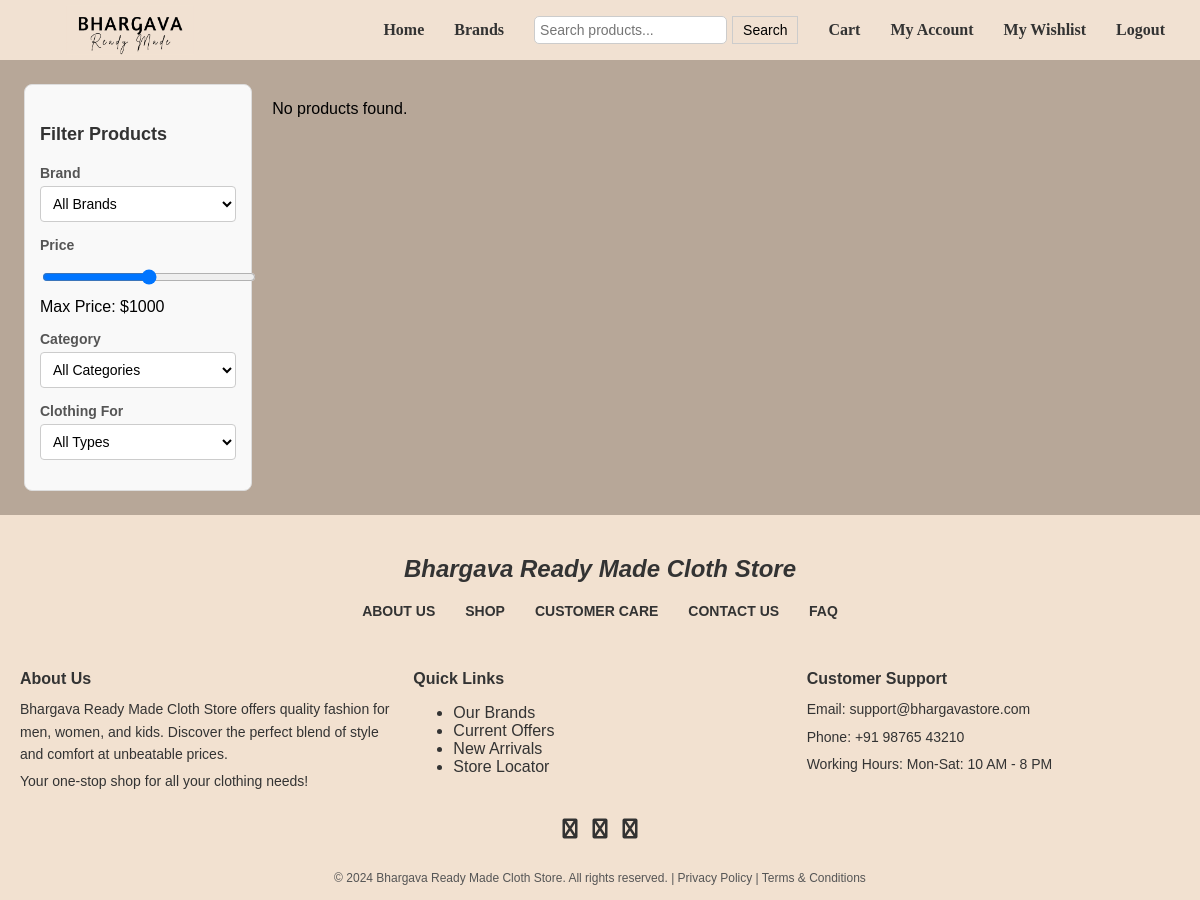
/search/ (upper part), run on an earlier commit of the app's database.
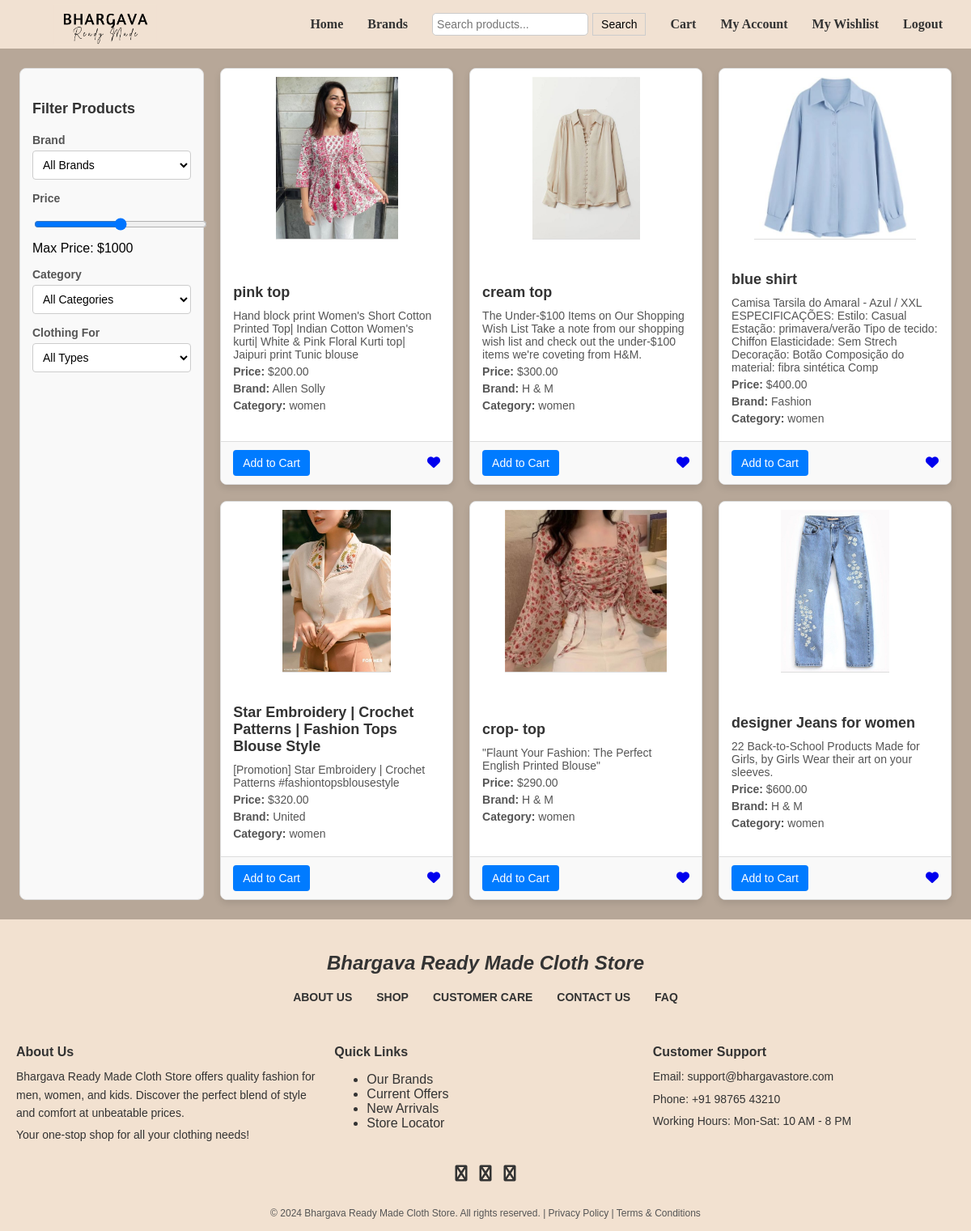
And on a later commit of the database.
### store/models.py (models this page shows, shortened)
class Product(models.Model):
    id = models.AutoField(primary_key=True)  # Auto incrementing id
    brand = models.CharField(max_length=255)
    cloth = models.CharField(choices=[('kids', 'Kids'), ('men', 'Men'), ('women', 'Women')], max_length=5)
    name = models.CharField(max_length=255)
    description = models.TextField()
    price = models.DecimalField(decimal_places=2, max_digits=10)
    image = models.ImageField(upload_to='products/')
    category = models.ForeignKey(Category, on_delete=models.CASCADE, related_name='products')

### store/views.py (the view)
# urls.py: path('search/', views.search_products, name='search_products'),
def search_products(request):
    search_query = request.GET.get('q', '')  # Get the search query from the URL
    products = Product.objects.filter(
        Q(name__icontains=search_query) | Q(description__icontains=search_query)
    )
    context = {
        'products': products,
        'search_query': search_query,
    }
    return render(request, 'store/display.html', context)

### store/templates/store/display.html (shortened to what this page needs)
{% load static %}
<!DOCTYPE html>
<html lang="en">
<head>
    <link href="https://cdnjs.cloudflare.com/ajax/libs/font-awesome/6.0.0/css/all.min.css" rel="stylesheet">
</head>
<body>
    <nav class="navbar">
        <img src="{% static 'images/nlogo.png' %}" alt="Logo">
        <ul>
            <li><a href="{% url 'user_home' %}">Home</a></li>
            <li class="dropdown">
                <a href="#">Brands</a>
            </li>
            <li>
                <form method="get" action="{% url 'search_products' %}" class="search-box">
                    <input type="text" name="q" value="{{ search_query }}" placeholder="Search products...">
                    <button type="submit">Search</button>
                </form>
            </li>
            <li><a href="#cart">Cart</a></li>
            <li><a href="#account">My Account</a></li>
            <li><a href="#">My Wishlist</a></li>
            <li><a href="{% url 'logout' %}">Logout</a></li>
        </ul>
    </nav>
    <main>
        {% block content %}
        <div class="main-container">
            <div class="filter-sidebar">
                <h4>Filter Products</h4>
                <div class="filter-option">
                    <form method="get" action="{% url 'search_products' %}">
                        <label for="brand">Brand</label>
                        <select id="brand" name="brand" onchange="this.form.submit()">
                            <option value="">All Brands</option>
                        </select>
                    </form>
                </div>
                <div class="filter-option">
                    <form method="get" action="{% url 'search_products' %}">
                        <label for="price">Price</label>
                        <input type="range" id="price" name="price" min="0" max="1000" step="10" value="{{ selected_price }}" onchange="this.form.submit()">
                        <span>Max Price: $1000</span>
                    </form>
                </div>
                <div class="filter-option">
                    <form method="get" action="{% url 'search_products' %}">
                        <label for="category">Category</label>
                        <select id="category" name="category" onchange="this.form.submit()">
                            <option value="">All Categories</option>
                        </select>
                    </form>
                </div>
                <div class="filter-option">
                    <form method="get" action="{% url 'search_products' %}">
                        <label for="cloth">Clothing For</label>
                        <select id="cloth" name="cloth" onchange="this.form.submit()">
                            <option value="">All Types</option>
                        </select>
                    </form>
                </div>
            </div>
            <div class="product-container">
                {% if products %}
                    <div class="product-grid">
                        {% for product in products %}
                            <div class="product-item">
                                <div class="product-image">
                                    <img src="{{ product.image.url }}" alt="{{ product.name }}">
                                </div>
                                <div class="product-details">
                                    <h3>{{ product.name }}</h3>
                                    <p>{{ product.description }}</p>
                                    <p><strong>Price:</strong> ${{ product.price }}</p>
                                    <p><strong>Brand:</strong> {{ product.brand }}</p>
                                    <p><strong>Category:</strong> {{ product.cloth }}</p>
                                </div>
                                <div class="product-actions">
                                    <button class="add-to-cart-btn">Add to Cart</button>
                                    <a href="{% url 'toggle_wishlist' %}?product_id={{ product.id }}">
                                    <i class="fa-solid fa-heart" data-id="{{ product.id }}" onclick="toggleWishlist(this)"></i>
                                    </a>
                                </div>
                            </div>
                        {% empty %}
                            <p>No products found.</p>
                        {% endfor %}
                    </div>
                {% else %}
                    <p>No products found.</p>
                {% endif %}
            </div>
        {% endblock %}
    </main>
    <footer>
        <div class="footer-logo">Bhargava Ready Made Cloth Store</div>
        <div class="footer-links">
            <a href="#about">About Us</a>
            <a href="#shop">Shop</a>
            <a href="#customer-care">Customer Care</a>
            <a href="#contact">Contact Us</a>
            <a href="#faq">FAQ</a>
        </div>
        <div class="footer-content">
            <div class="footer-section">
                <h4>About Us</h4>
                <p>Bhargava Ready Made Cloth Store offers quality fashion for men, women, and kids. Discover the perfect blend of style and comfort at unbeatable prices.</p>
                <p>Your one-stop shop for all your clothing needs!</p>
            </div>
            <div class="footer-section">
                <h4>Quick Links</h4>
                <ul>
                    <li><a href="#brands">Our Brands</a></li>
                    <li><a href="#sale">Current Offers</a></li>
                    <li><a href="#new-arrivals">New Arrivals</a></li>
                    <li><a href="#store-locator">Store Locator</a></li>
                </ul>
            </div>
            <div class="footer-section">
                <h4>Customer Support</h4>
                <p>Email: <a href="mailto:support@bhargavastore.com">support@bhargavastore.com</a></p>
                <p>Phone: +91 98765 43210</p>
                <p>Working Hours: Mon-Sat: 10 AM - 8 PM</p>
            </div>
        </div>
        <div class="social-media">
            <a href="#"><i class="fa fa-facebook"></i></a>
            <a href="#"><i class="fa fa-instagram"></i></a>
            <a href="#"><i class="fa fa-twitter"></i></a>
        </div>
        <div class="footer-bottom">
            <p>&copy; 2024 Bhargava Ready Made Cloth Store. All rights reserved. | Privacy Policy | Terms & Conditions</p>
        </div>
    </footer>
</body>
</html>

### store/templates/store/display.html (style rules this page uses)
body { font-family: Arial, sans-serif; margin: 0; padding: 0; background-color: #b7a798; }
.navbar { background-color: #f1e1d2; padding: 5px 20px; display: flex; justify-content: space-between; align-items: center; position: relative; font-family: 'Times New Roman', Times, serif; }
.navbar img { margin-left: 4%; height: 50px; }
.navbar ul { list-style-type: none; padding: 0; margin: 0; display: flex; align-items: center; }
.navbar li { margin: 0 15px; position: relative; }
.navbar a { text-decoration: none; color: #333; font-weight: bold; }
.dropdown { position: relative; display: inline-block; }
.search-box { display: flex; align-items: center; }
.search-box input[type="text"] { padding: 5px; font-size: 14px; border: 1px solid #ccc; border-radius: 5px; }
.search-box button { padding: 5px 10px; font-size: 14px; margin-left: 5px; border: 1px solid #ccc; background-color: #f1e1d2; cursor: pointer; }
footer { background-color: #f2e1d0; color: #333; padding: 40px 20px; text-align: center; }
.footer-logo { font-size: 24px; font-weight: bold; margin-bottom: 20px; font-style: italic; }
.footer-links { display: flex; justify-content: center; gap: 30px; margin-bottom: 30px; font-size: 14px; text-transform: uppercase; font-weight: bold; }
.footer-links a { text-decoration: none; color: #333; }
.footer-content { display: grid; grid-template-columns: repeat(auto-fit, minmax(250px, 1fr)); gap: 20px; max-width: 1200px; margin: auto; }
.footer-section { text-align: left; }
.footer-section h4 { font-size: 16px; font-weight: bold; margin-bottom: 10px; }
.footer-section p { font-size: 14px; line-height: 1.6; margin: 5px 0; }
.footer-section a { text-decoration: none; color: #333; }
.social-media { display: flex; justify-content: center; gap: 15px; margin: 20px 0; }
.social-media a { color: #333; font-size: 20px; text-decoration: none; }
.footer-bottom { margin-top: 30px; font-size: 12px; color: #555; }
.main-container { display: flex; gap: 20px; margin: 2% 2%; }
.filter-sidebar { width: 250px; padding: 15px; background-color: #f9f9f9; border: 1px solid #ddd; border-radius: 8px; }
.filter-sidebar h4 { margin-bottom: 20px; font-size: 18px; font-weight: bold; color: #333; }
.filter-option { margin-bottom: 15px; }
.filter-option label { display: block; margin-bottom: 5px; font-size: 14px; font-weight: bold; color: #555; }
.filter-option select, .filter-option input { width: 100%; padding: 8px; border: 1px solid #ccc; border-radius: 4px; background-color: #fff; font-size: 14px; }
.product-container { flex-grow: 1; width: 100%; }
.product-grid { display: grid; grid-template-columns: repeat(auto-fill, minmax(250px, 1fr)); gap: 20px; }
.product-item { display: flex; flex-direction: column; justify-content: space-between; border: 1px solid #ddd; border-radius: 8px; background-color: #fff; box-shadow: 0 4px 8px rgba(0, 0, 0, 0.1); overflow: hidden; transition: transform 0.3s ease, box-shadow 0.3s ease; }
.product-image { text-align: center; padding: 10px; }
.product-image img { max-width: 100%; max-height: 200px; object-fit: cover; border-bottom: 1px solid #ddd; }
.product-details { padding: 15px; text-align: left; }
.product-details h3 { font-size: 18px; margin: 10px 0; color: #333; }
.product-details p { margin: 5px 0; font-size: 14px; color: #555; }
.product-actions { display: flex; justify-content: space-between; align-items: center; padding: 10px 15px; border-top: 1px solid #ddd; background-color: #f9f9f9; }
.add-to-cart-btn { background-color: #007bff; color: #fff; border: none; padding: 8px 12px; cursor: pointer; font-size: 14px; border-radius: 4px; transition: background-color 0.3s ease; }

What changed in the data, as far as the page shows it:
added Product: image (picture), name "pink top", description "Hand block print Women's Short Cotton Printed Top| Indian Cotton Women's kurti| White & Pink Floral Kurti top| Jaipuri print Tunic blouse", price "200.00", brand "Allen Solly", cloth "women"
added Product: image (picture), name "cream top", description "The Under-$100 Items on Our Shopping Wish List Take a note from our shopping wish list and check out the under-$100 items we're coveting from H&M.", price "300.00", brand "H & M", cloth "women"
added Product: image (picture), name "blue shirt", description "Camisa Tarsila do Amaral - Azul / XXL ESPECIFICAÇÕES: Estilo: Casual Estação: primavera/verão Tipo de tecido: Chiffon Elasticidade: Sem Strech Decoração: Botão Composição do material: fibra sintética Comp", price "400.00", brand "Fashion", cloth "women"
added Product: image (picture), name "Star Embroidery | Crochet Patterns | Fashion Tops Blouse Style", description "[Promotion] Star Embroidery | Crochet Patterns #fashiontopsblousestyle", price "320.00", brand "United", cloth "women"
added Product: image (picture), name "crop- top", description "\"Flaunt Your Fashion: The Perfect English Printed Blouse\"", price "290.00", brand "H & M", cloth "women"
added Product: image (picture), name "designer Jeans for women", description "22 Back-to-School Products Made for Girls, by Girls Wear their art on your sleeves.", price "600.00", brand "H & M", cloth "women"
Also different on the page:
text no longer shown: "No products found."
